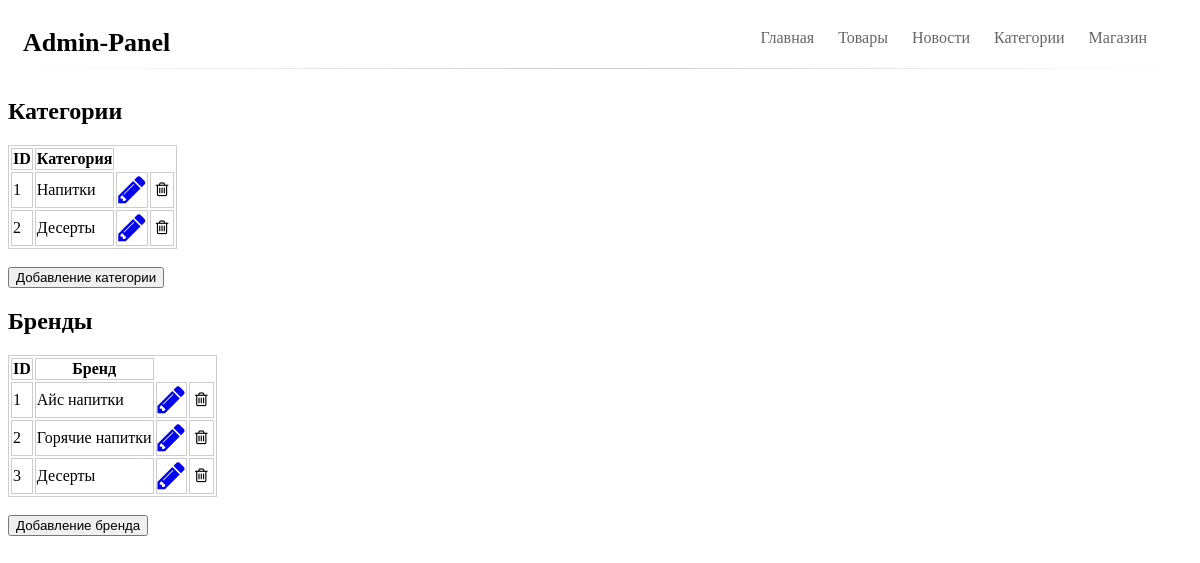
The page /admin/categories.php on the database as committed earlier.
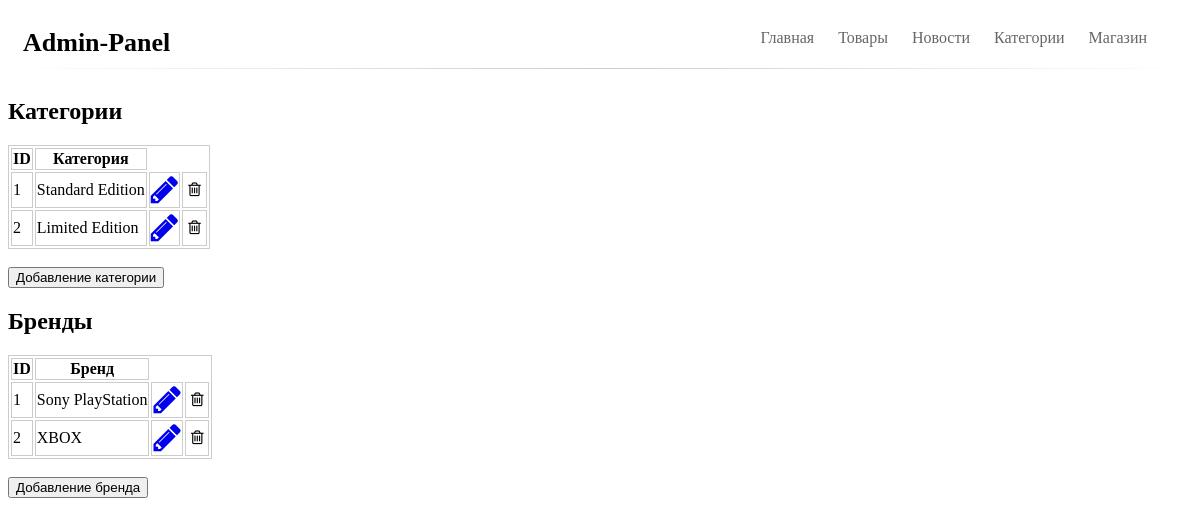
The same page on the database as committed later.
### tables this page shows
CREATE TABLE `categories` (
  `id` int(11) NOT NULL,
  `categories` text NOT NULL
);

CREATE TABLE `brands` (
  `id` int(11) NOT NULL,
  `brands` text NOT NULL
);

### admin/categories.php (the view, shortened to what this page needs)
<?
include "nav.php";
?>
<?php
$req = "SELECT * FROM `categories`";
$result = mysqli_query($link, $req);
$categories = [];
while ($row = mysqli_fetch_assoc($result))
    $categories[] = $row;
$req = "SELECT * FROM `brands`";
$result = mysqli_query($link,$req);
$brands = [];
while ($row = mysqli_fetch_assoc($result))
    $brands[] = $row;
?>
    <h2>Категории</h2>
    <table>
        <tr>
            <th>ID</th>
            <th>Категория</th>
        </tr>
        <?
            for ($i = 0; $i < count($categories); $i++){
                echo "<tr>";
                echo "<td>".$categories[$i]['id']."</td>
                <td>".$categories[$i]['categories']."</td>
                <td><a href= 'edit_categories.php?id=".$categories[$i]['id']."'><i class='fa fa-pencil fa-2x'></i> </a></td>
                <td><i class='fa fa-trash-o fa-fw categories-delete' id=".$categories[$i]['id']."></i></td>";
                echo "</tr>";
            }
        ?>
    </table>
    <? echo "<br>"; ?>
<div class= 'add_categories'><a href="add_categories.php"><button>Добавление категории</button></a></div>
<h2>Бренды</h2>
    <table>
        <tr>
            <th>ID</th>
            <th>Бренд</th>
        </tr>
        <?
            for ($i = 0; $i < count($brands); $i++){
                echo "<tr>";
                echo "<td>".$brands[$i]['id']."</td>
                <td>".$brands[$i]['brands']."</td>
                <td><a href= 'edit_brands.php?id=".$brands[$i]['id']."'><i class='fa fa-pencil fa-2x'></i> </a></td>
                <td><i class='fa fa-trash-o fa-fw brands-delete' id=".$brands[$i]['id']."></i></td>";
                echo "</tr>";
            }
        ?>
    </table>
    <? echo "<br>"; ?>
<div class= 'add_brands'><a href="add_brands.php"><button>Добавление бренда</button></a></div>

Rows that differ between the two databases and show on the page:
removed brands: id "3", brands "Десерты"
changed categories id 1: categories "Напитки" → "Standard Edition"
changed categories id 2: categories "Десерты" → "Limited Edition"
changed brands id 1: brands "Айс напитки" → "Sony PlayStation"
changed brands id 2: brands "Горячие напитки" → "XBOX"
